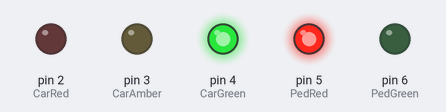
A sketch run on a simulated Arduino Uno, built with avr-gcc and run on an emulated ATmega328P. Shown: output pins drawn as LEDs (lit = HIGH).

Above: at 5.0 s.
At 11.0 s:
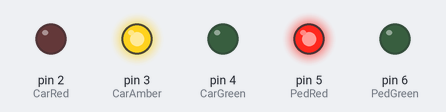
At 19.0 s:
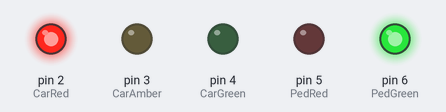
At 24.12 s:
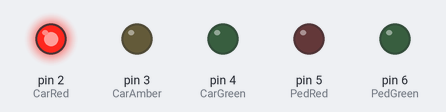
At 27.5 s:
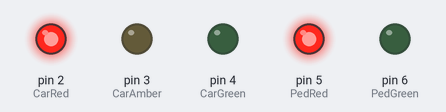
Timing chart, 0 to 37.1 s (numbered marks = the images above):
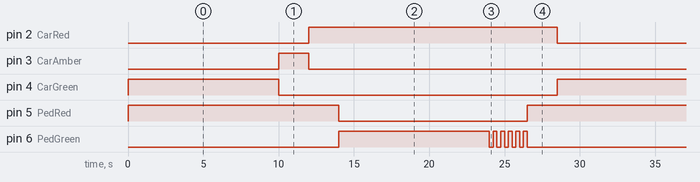

Measured:
- by itself, pin 2 (CarRed): alternates HIGH for 16.5 s and LOW for 12.0 s
- by itself, pin 3 (CarAmber): alternates HIGH for 2.0 s and LOW for 26.5 s
- by itself, pin 4 (CarGreen): alternates HIGH for 10.0 s and LOW for 18.5 s
- by itself, pin 5 (PedRed): alternates HIGH for 16.0 s and LOW for 12.5 s
- by itself, pin 6 (PedGreen): repeats every 28.5 s: 5 × (LOW 0.25 s, HIGH 0.25 s), LOW 16.0 s, HIGH 10.0 s

The sketch:

TrafficLights.ino
```cpp
const int CarRed = 2;
const int CarAmber = 3;
const int CarGreen = 4;
const int PedRed = 5;
const int PedGreen = 6;

void setup() {
  pinMode(CarRed, OUTPUT);
  pinMode(CarAmber, OUTPUT);
  pinMode(CarGreen, OUTPUT);
  pinMode(PedRed, OUTPUT);
  pinMode(PedGreen, OUTPUT);

  // starting state - Vehicles GO - Pedestrians STOP
  digitalWrite(CarGreen, HIGH);
  digitalWrite(PedRed, HIGH);
}

void loop() {
  // Car Green ON
  digitalWrite(CarGreen, HIGH);
  delay(10000);

  // Amber ON Green OFF
  digitalWrite(CarGreen, LOW);
  digitalWrite(CarAmber, HIGH);
  delay(2000);

  // Amber OFF Red ON
  digitalWrite(CarAmber, LOW);
  digitalWrite(CarRed, HIGH);
  delay(2000);

  // Pedestrian Red OFF Green ON
  digitalWrite(PedRed, LOW);
  digitalWrite(PedGreen, HIGH);
  delay(10000);

  // Flash Pedestrian Green
  for (int repeat = 0; repeat < 5; repeat++) {
    digitalWrite(PedGreen, LOW);
    delay(250);
    digitalWrite(PedGreen, HIGH);
    delay(250);
  }

  // Pedestrian Red ON Green OFF
  digitalWrite(PedRed, HIGH);
  digitalWrite(PedGreen, LOW);
  delay(2000);

  // Car Red ON
  digitalWrite(CarRed, LOW);
}
```
